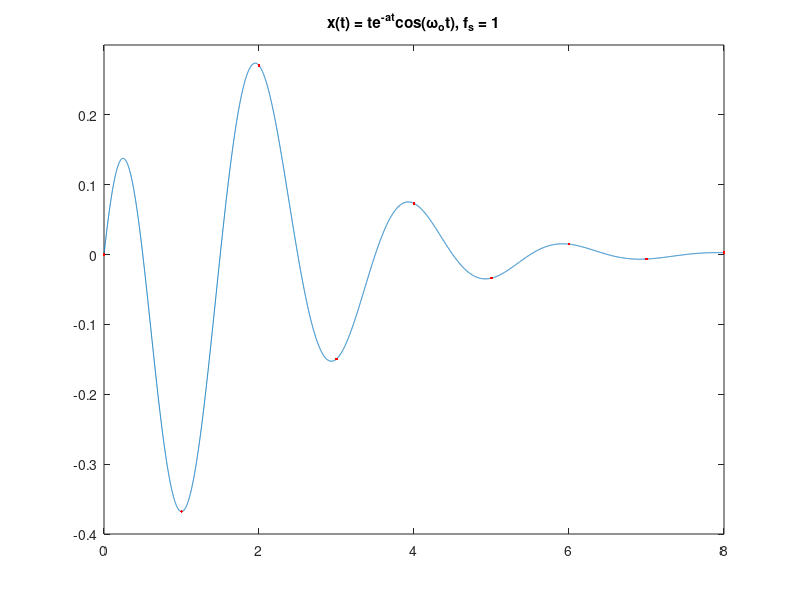
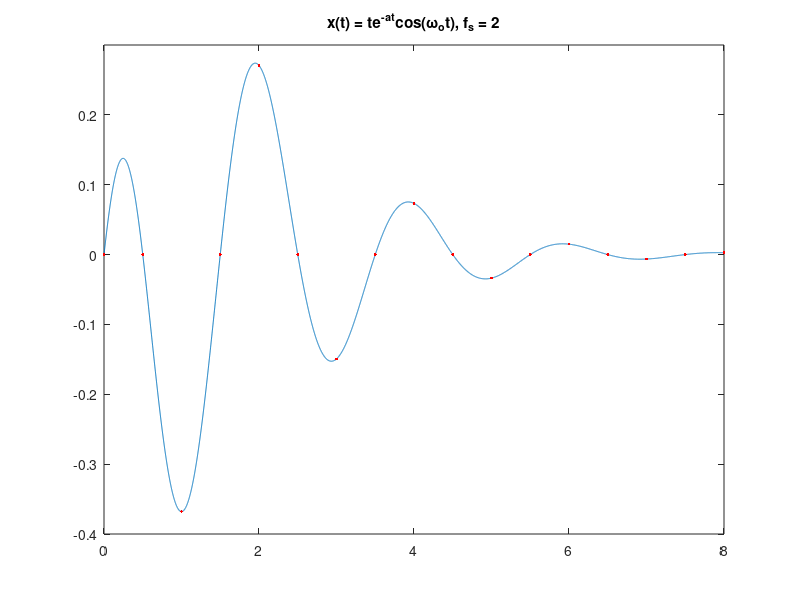
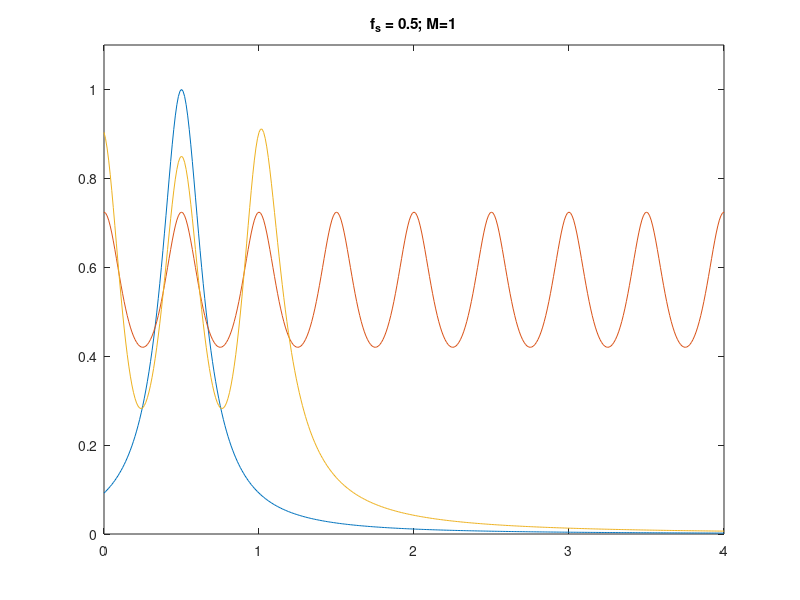
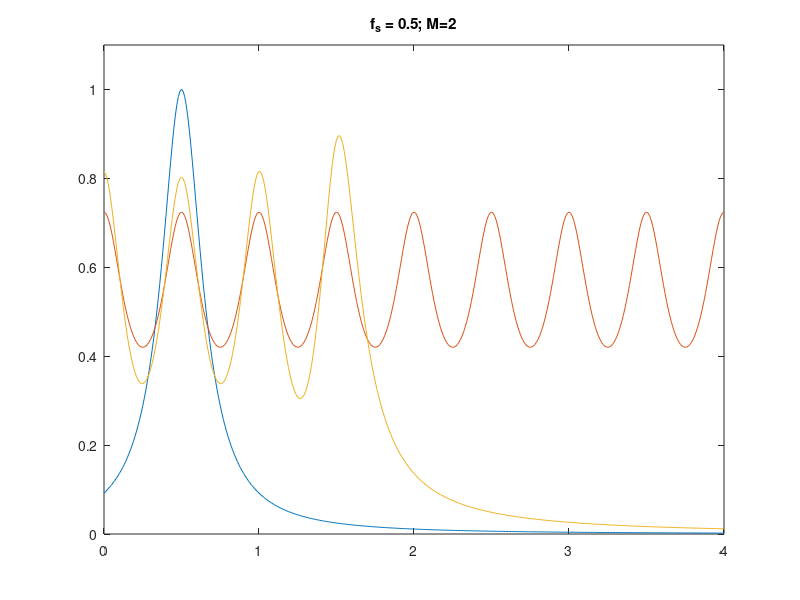

The MATLAB script that drew these images, in order:
%{
%% Problem 1.1

y = dtmfsig(179008726);
x = linspace(0, 0.9, 7200);

figure;
plot(x, y);
hold on;
xlim([0, 0.9]);
ylim([-3, 3]);
title("DTMT time signal");
hold off;

%% Problem 1.2

fL = [697, 770, 852, 941];
fH = [1209, 1336, 1477];
fs = 8000;

fL = (2*pi*fL)/fs;
fH = (2*pi*fH)/fs;

first = y(1:2400);
second = y(2401:4800);
third = y(4801:7200);

fL1 = abs(freqz(first, 1, fL));
display(fL1);
fH1 = abs(freqz(first, 1, fH));
display(fH1);

fL2 = abs(freqz(second, 1, fL));
display(fL2);
fH2 = abs(freqz(second, 1, fH));
display(fH2);

fL3 = abs(freqz(third, 1, fL));
display(fL3);
fH3 = abs(freqz(third, 1, fH));
display(fH3);

first = y(1:1600);
second = y(2401:4000);
third = y(4801:6400);

fL1 = abs(freqz(first, 1, fL));
display(fL1);
fH1 = abs(freqz(first, 1, fH));
display(fH1);

fL2 = abs(freqz(second, 1, fL));
display(fL2);
fH2 = abs(freqz(second, 1, fH));
display(fH2);

fL3 = abs(freqz(third, 1, fL));
display(fL3);
fH3 = abs(freqz(third, 1, fH));
display(fH3);

%% Problem 1.3

f = 600:1600;
f = (2*pi*f)/fs;

%key 3
dtft = abs(freqz(first, 1, f));
dialfreq = [fL, fH];
key3 = [fL1, fH1]/max(dtft);

figure;
plot(f, dtft/max(dtft));
hold on;
plot(dialfreq, key3, 'r.');
title('normalized spectrum of decoded key 3');
ax = gca;
ax.XTick = [697/8000*2*pi 1477/8000*2*pi];
ax.XTickLabel = {'697' , '1477'};
xlim([0.4712 1.2]);
ylim([0 1.2]);
hold off;

%key 4
dtft = abs(freqz(second, 1, f));
dialfreq = [fL, fH];
key4 = [fL2, fH2]/max(dtft); 

figure;
plot(f, dtft/max(dtft)); 
hold on;
plot(dialfreq, key4, 'r.');
title('normalized spectrum of decoded key 4');
ax = gca;
ax.XTick = [770/8000*2*pi 1209/8000*2*pi];
ax.XTickLabel = {'770' , '1209'};
xlim([0.4712 1.25]);
ylim([0 1.2]);
hold off;

%key 6
dtft = abs(freqz(third, 1, f));
dialfreq = [fL, fH];
key6 = [fL3, fH3]/max(dtft);

figure;
plot(f, dtft/max(dtft)); 
hold on;
plot(dialfreq, key6, 'r.');
title('normalized spectrum of decoded key 6');
ax = gca;
ax.XTick = [770/8000*2*pi 1477/8000*2*pi];
ax.XTickLabel = {'770' , '1477'};
xlim([0.4712 1.25]);
ylim([0 1.2]);
hold off;

%% Problem 1.4

f = [697 770 852 941 1209 1336 1477];
Table = [f; key3; key4; key6];
fprintf('   f  |   key 3   key 4   key 6\n');
fprintf('------|-----------------------------\n');
fprintf(' %4i | %7.3f %7.3f %7.3f\n', Table);

%% Problem 2.1 
f0 = 0.125; 
fs = 1;
M = -20:1:20;
fm = f0 + M*fs;
t = 0:.01:20;

wm = 0.54 + 0.46*cos((pi/20)*M);
[tf, F] = meshgrid(t, fm);
[tw, W] = meshgrid(t, wm);
G = @(f) sin((pi*f)/fs)./((pi*f)/fs);

xa = cos(2*pi*f0*t);
xr = sum(G(F).*cos(2*pi*tf.*F-pi*F)); 
xh = sum(W.*G(F).*cos(2*pi*tw.*F-pi*F)); 
xp = G(f0)*cos(2*pi*f0*t-pi*f0);

figure; 
plot(t, xr, t, xp, t, xa); 
hold on;
title('rectangular weights f_0 = 0.125 kHz'); 
xlim([0 20]);
ylim([-2 2]);
hold off;

figure; 
plot(t, xh, t, xp, t, xa); 
hold on;
title('Hamming weights f_0 = 0.125 kHz');
xlim([0 20]);
ylim([-2 2]);
hold off;

att = xp/xa;
attdB = -10*log10(att);
display(attdB);

[c, i] = max(xp); 
[d, j] = max(xa); 
phase = i-j;
display(phase);

%% Problem 2.2

f3dB = fs/2;
[b, a] = butter(6, 2*pi*f3dB, 's');
xf = lsim(b, a, xh, t);

figure;
plot(t, xf, t, xp, t, xh, t, xa);
hold on;
title('Post filter output, f_0 = 0.125 kHz') 
xlim([0 20]);
ylim([-2 2]);
hold off;

[maxxp, xpindex] = max(xp(800:1000)); 
[maxxf, xfindex] = max(xf(800:1000)); 
delay = (xfindex-xpindex)/100;
display(delay);

Hpost = @(g) polyval(b, 2*pi*1i*g)./polyval(a, 2*pi*1i*g); 
exactdelay = (-atan2(imag(Hpost(f0)),real(Hpost(f0))))/(2*pi*f0);
display(exactdelay);

%% Problem 2.3

M = 0:1:3; 
f = 0:0.01:4;
fm = f0 + M*fs;

figure; 
plot(f, abs(G(f)), f, abs(Hpost(f)), f, abs(G(f)).*abs(Hpost(f))); 
hold on;
stem(fm,abs(G(fm)),'b.');
title('reconstruction stages, f_0 = 0.125 kHz') 
hold off;

figure;
plot(f, abs(G(f)), f, abs(Hpost(f)), f, abs(G(f)).*abs(Hpost(f))); 
hold on;
stem(fm,abs(G(fm)).*abs(Hpost(fm)),'r.');
title('reconstruction stages, f_0 = 0.125 kHz');
hold off;

%% Problem 2.4

f0 = 0.25; 
fs = 1; 
M = -20:1:20; 
fm = f0 + M*fs; 
t = 0:.01:20;

wm = 0.54 + 0.46*cos((pi/20)*M);
[tf, F] = meshgrid(t, fm);
[tw, W] = meshgrid(t, wm);
G = @(f) sin((pi*f)/fs)./((pi*f)/fs);

xa = cos(2*pi*f0*t);
xr = sum(G(F).*cos(2*pi*tf.*F-pi*F));
xh = sum(W.*G(F).*cos(2*pi*tw.*F-pi*F));
xp = G(f0)*cos(2*pi*f0*t-pi*f0);

figure;
plot(t, xr, t, xp, t, xa); 
hold on;
title('rectangular weights f_0 = 0.125 kHz');
xlim([0 20]);
ylim([-2 2]);

figure;
plot(t, xh, t, xp, t, xa); 
hold on;
title('Hamming weights f_0 = 0.125 kHz');
xlim([0 20]);
ylim([-2 2]);

att = xp/xa;
attdB = -10*log10(att);
display(attdB);

[c, i] = max(xp); 
[d, j] = max(xa); 
phase = i-j;
display(phase);

f3dB = fs/2; 
[b, a] = butter(6, 2*pi*f3dB, 's'); 
xf = lsim(b, a, xh, t); 

figure; 
plot(t, xf, t, xp, t, xh, t, xa); 
hold on;
title('Post filter output, f_0 = 0.125 kHz');
xlim([0 20]);
ylim([-2 2]);
hold off;

[maxxp, xpindex] = max(xp(800:1000)); 
[maxxf, xfindex] = max(xf(800:1000)); 
delay = (xfindex-xpindex)/100;
display(delay); 

Hpost = @(g) polyval(b,2*pi*1i*g)./ polyval(a,2*pi*1i*g); 
exactdelay = (-atan2(imag(Hpost(f0)),real(Hpost(f0))))/(2*pi*f0); 
display(exactdelay);

%% Problem 2.5

% For f0 = 0.125
f0 = 0.125;
M =0:3;
fm =@(m) f0 + m.*fs;
fm0 = fm(M);
gm0 = abs(G(fm0));
postf0 = abs(G(fm0).*Hpost(fm0));

% For f0 = 0.25
f0 = 0.25;
fm =@(m) f0 + m.*fs;
fm1 = fm(M);
gm1 = abs(G(fm1));
postf1 = abs(G(fm1).*Hpost(fm1));
Table = [fm0; fm1; gm0; gm1; postf0; postf1];

fprintf(' fm = f0 + m*fs |      |G(fm)|      |  |G(fm)Hpost(fm)|\n');
fprintf('----------------|-------------------|---------------------\n');
fprintf('%7.4f %7.4f | %8.6f %8.6f | %8.6f %8.6f\n', Table);

%% Problem 2.6

fo = [0.125 .250];
td = [1.26, 1.30];
T0 = [1.2395, 1.2725];
T1 = -angle/(.7854);
T2 = -angle/(1.5708);
f = 0:.001:4;

angle = -atan2(imag(Hpost(f)),real(Hpost(f)))./(2*pi*f);
fprintf('  phase delay exact estimated\n');
fprintf('--------------------------------\n');
fprintf('fO =%6.3f | %6.4f | %6.4f \n', [fo(1:2);T0(1:2); td(1:2)]);

figure;
plot(f, angle, fo, td, 'r.', fo, T0, 'k.');
hold on;
title('reconstruction stages, f_o = 0.25 kHz');
xlim([0 4]);
ylim([-1.6 1.6]);
%}
%% Problem 3.1

a = 1;
fo = .5;
fs = 1;
wo = 2*pi*fo;
X = @(t) t.*exp((-a*t)+1i*wo*t);
t = 0:.001:8;
ts = 0:(1/fs):8;

figure;
plot(t, real(X(t)), ts, real(X(ts)), 'r.');
hold on;
title('x(t) = te^{-at}cos(\omega_ot), f_s = 1');
xlim([0 8]);
ylim([-0.4 0.3]);
hold off;

fs = 2;
ts = 0:(1/fs):8;
figure;
plot(t, real(X(t)), ts, real(X(ts)), 'r.');
hold on;
title('x(t) = te^{-at}cos(\omega_ot), f_s = 2');
xlim([0 8]);
ylim([-0.4 0.3]);
hold off;

%% Problem 3.2

f0 = 0.5;
M = -1:1:1;
fs = 0.5;
f = 0:0.01:4;
omega = 2*pi*f;

X = 1./(a + 1i*(omega - 2*pi*f0)).^2;
[F, R] = meshgrid(f, M);

Xd = (1/fs)^2.*exp(a/fs).*exp(-1i*(omega-2*pi*f0)/fs)./(1-exp(a/fs).*exp(-1i*(omega-2*pi*f0)/fs)).^2; 
Xm = sum(1./(a+1i.*(2*pi.*F-(2*pi*f0)-(R.*(2*pi*fs)))).^2);

figure; 
plot(f, abs(X/max(X)), f, abs(Xd), f, abs(Xm));
hold on;
title('f_s = 0.5; M=1');
xlim([0 4]);
ylim([0 1.1]);
hold off;

%fs = .5, M = 2
f0 = 0.5;
M = -2:1:2;
fs = 0.5;
f = (0:0.01:4); 
omega= 2*pi*f;

X = 1./(a + 1i*(omega - 2*pi*f0)).^2;
[F, R] = meshgrid(f, M);

Xd = (1/fs)^2.*exp(a/fs).*exp(-1i*(omega-2*pi*f0)/fs)./(1-exp(a/fs).*exp(-1i*(omega-2*pi*f0)/fs)).^2; 
Xm = sum(1./(a+1i.*(2*pi.*F-(2*pi*f0)-(R.*(2*pi*fs)))).^2); 

figure; 
plot(f, abs(X/max(X)), f, abs(Xd), f, abs(Xm));
hold on;
title('f_s = 0.5; M=2');
xlim([0 4]);
ylim([0 1.1]);
hold off;

%fs = 1, M = 1
f0 = 0.5; 
M = -1:1:1; 
fs = 1; 
f = (0:0.01:4); 
omega= 2*pi*f; 

X = 1./(a + 1i*(omega - 2*pi*f0)).^2; 
[F, R] = meshgrid(f, M);

Xd = (1/fs)^2.*exp(a/fs).*exp(-1i*(omega-2*pi*f0)/fs)./(1-exp(a/fs).*exp(-1i*(omega-2*pi*f0)/fs)).^2; 
Xm = sum(1./(a+1i.*(2*pi.*F-(2*pi*f0)-(R.*(2*pi*fs)))).^2); 

figure; 
plot(f, abs(X/max(X)), f, abs(Xd), f, abs(Xm));
hold on;
title('f_s = 1; M=1');
xlim([0 4]);
ylim([0 1.1]);
hold off;

%fs = 1, M = 2
f0 = 0.5; 
M = -2:1:2; 
fs = 1; 
f = (0:0.01:4); 
omega= 2*pi*f; 

X = 1./(a + 1i*(omega - 2*pi*f0)).^2;
[F, R] = meshgrid(f, M);

Xd = (1/fs)^2.*exp(a/fs).*exp(-1i*(omega-2*pi*f0)/fs)./(1-exp(a/fs).*exp(-1i*(omega-2*pi*f0)/fs)).^2; 
Xm = sum(1./(a+1i.*(2*pi.*F-(2*pi*f0)-(R.*(2*pi*fs)))).^2); 

figure; 
plot(f, abs(X/max(X)), f, abs(Xd), f, abs(Xm));
hold on;
title('f_s = 1; M=2');
xlim([0 4]);
ylim([0 1.1]);
hold off;

%fs = 2, M = 1
f0 = 0.5; 
M = -1:1:1; 
fs = 2; 
f = (0:0.01:4);
omega= 2*pi*f;

X = 1./(a + 1i*(omega - 2*pi*f0)).^2; 
[F, R] = meshgrid(f, M); 

Xd = (1/fs)^2.*exp(a/fs).*exp(-1i*(omega-2*pi*f0)/fs)./(1-exp(a/fs).*exp(-1i*(omega-2*pi*f0)/fs)).^2; 
Xm = sum(1./(a+1i.*(2*pi.*F-(2*pi*f0)-(R.*(2*pi*fs)))).^2); 

figure; 
plot(f, abs(X/max(X)), f, abs(Xd), f, abs(Xm));
hold on;
title('f_s = 2; M=1');
xlim([0 4]);
ylim([0 1.1]);
hold off;

% fs = 2, M = 2
f0 = 0.5; 
M = -2:1:2; 
fs = 2; 
f = (0:0.01:4);
omega= 2*pi*f;

X = 1./(a + 1i*(omega - 2*pi*f0)).^2; 
[F, R] = meshgrid(f, M); 

Xd = (1/fs)^2.*exp(a/fs).*exp(-1i*(omega-2*pi*f0)/fs)./(1-exp(a/fs).*exp(-1i*(omega-2*pi*f0)/fs)).^2; 
Xm = sum(1./(a+1i.*(2*pi.*F-(2*pi*f0)-(R.*(2*pi*fs)))).^2); 

figure;
plot(f, abs(X/max(X)), f, abs(Xd), f, abs(Xm));
hold on; 
title('f_s = 2; M=2');
xlim([0 4]);
ylim([0 1.1]);
hold off;
